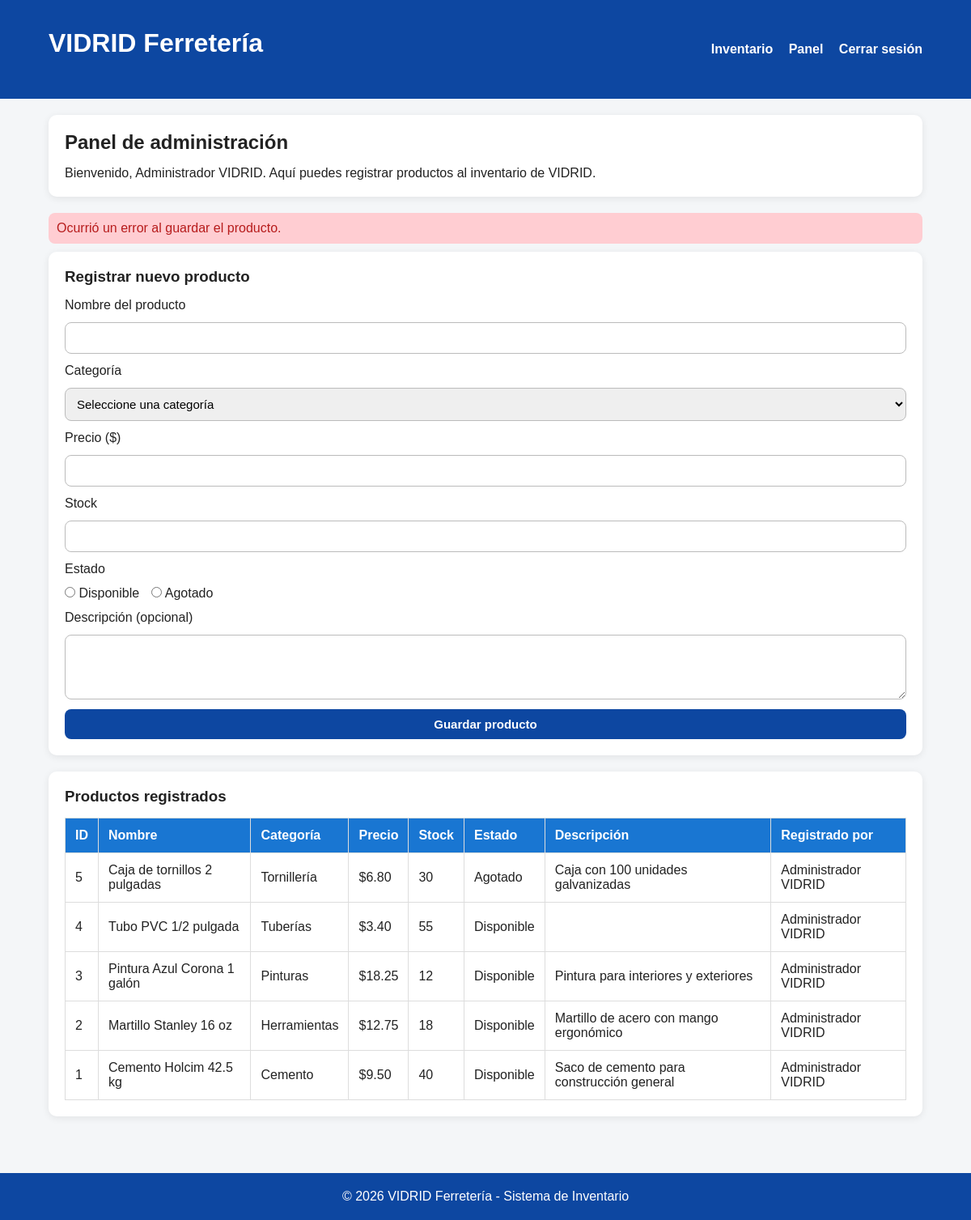
The app's page /dashboard.php?error=1 (signed in) with its own data.
### tables this page shows
CREATE TABLE productos (
    id_producto INT AUTO_INCREMENT PRIMARY KEY,
    nombre VARCHAR(100) NOT NULL,
    categoria VARCHAR(50) NOT NULL,
    precio DECIMAL(10,2) NOT NULL,
    stock INT NOT NULL,
    estado VARCHAR(20) NOT NULL,
    descripcion VARCHAR(255) NULL,
    fecha_registro TIMESTAMP DEFAULT CURRENT_TIMESTAMP,
    id_usuario INT NULL,
    CONSTRAINT fk_producto_usuario
        FOREIGN KEY (id_usuario) REFERENCES usuarios(id_usuario)
        ON DELETE SET NULL
        ON UPDATE CASCADE
);

CREATE TABLE usuarios (
    id_usuario INT AUTO_INCREMENT PRIMARY KEY,
    nombre VARCHAR(100) NOT NULL,
    correo VARCHAR(100) NOT NULL UNIQUE,
    clave VARCHAR(255) NOT NULL,
    rol VARCHAR(20) NOT NULL DEFAULT 'admin'
);

### dashboard.php (the view, shortened to what this page needs)
<?php
require_once("config/db.php");
include("includes/header.php");
$error = "";
if (isset($_GET["error"])) {
    $error = "Ocurrió un error al guardar el producto.";
}
$sql = "SELECT p.id_producto, p.nombre, p.categoria, p.precio, p.stock, p.estado, p.descripcion, u.nombre AS usuario
        FROM productos p
        LEFT JOIN usuarios u ON p.id_usuario = u.id_usuario
        ORDER BY p.id_producto DESC";
$stmt = $conexion->prepare($sql);
$stmt->execute();
$productos = $stmt->fetchAll(PDO::FETCH_ASSOC);
?>
<div class="card">
    <h2>Panel de administración</h2>
    <p>Bienvenido, <?= htmlspecialchars($_SESSION['usuario']) ?>. Aquí puedes registrar productos al inventario de VIDRID.</p>
</div>
<?php if (!empty($error)): ?>
    <div class="mensaje-error"><?= htmlspecialchars($error) ?></div>
<?php endif; ?>
<div class="card">
    <h3>Registrar nuevo producto</h3>
    <form action="guardar_producto.php" method="POST">
        <label for="nombre">Nombre del producto</label>
        <input type="text" id="nombre" name="nombre" maxlength="100" required>
        <label for="categoria">Categoría</label>
        <select id="categoria" name="categoria" required>
            <option value="">Seleccione una categoría</option>
        </select>
        <label for="precio">Precio ($)</label>
        <input type="number" id="precio" name="precio" step="0.01" min="0.01" required>
        <label for="stock">Stock</label>
        <input type="number" id="stock" name="stock" min="0" required>
        <label>Estado</label>
        <div class="radio-group">
            <label><input type="radio" name="estado" value="Disponible" required> Disponible</label>
            <label><input type="radio" name="estado" value="Agotado" required> Agotado</label>
        </div>
        <label for="descripcion">Descripción (opcional)</label>
        <textarea id="descripcion" name="descripcion" maxlength="255"></textarea>
        <button type="submit">Guardar producto</button>
    </form>
</div>
<div class="card">
    <h3>Productos registrados</h3>
    <table>
        <thead>
            <tr>
                <th>ID</th>
                <th>Nombre</th>
                <th>Categoría</th>
                <th>Precio</th>
                <th>Stock</th>
                <th>Estado</th>
                <th>Descripción</th>
                <th>Registrado por</th>
            </tr>
        </thead>
        <tbody>
            <?php foreach ($productos as $producto): ?>
                <tr>
                    <td><?= htmlspecialchars($producto["id_producto"]) ?></td>
                    <td><?= htmlspecialchars($producto["nombre"]) ?></td>
                    <td><?= htmlspecialchars($producto["categoria"]) ?></td>
                    <td>$<?= htmlspecialchars($producto["precio"]) ?></td>
                    <td><?= htmlspecialchars($producto["stock"]) ?></td>
                    <td><?= htmlspecialchars($producto["estado"]) ?></td>
                    <td><?= htmlspecialchars($producto["descripcion"]) ?></td>
                    <td><?= htmlspecialchars($producto["usuario"]) ?></td>
                </tr>
            <?php endforeach; ?>
        </tbody>
    </table>
</div>
<?php include("includes/footer.php"); ?>

### assets/css/style.css (style rules this page uses)
* { margin: 0; padding: 0; box-sizing: border-box; font-family: Arial, sans-serif; }
body { background: #f4f6f8; color: #222; }
h1, h2, h3 { margin-bottom: 15px; }
.card { background: white; padding: 20px; border-radius: 10px; box-shadow: 0 2px 10px rgba(0,0,0,0.08); margin-bottom: 20px; }
form { display: grid; gap: 12px; }
input, select, textarea, button { padding: 10px; border: 1px solid #bbb; border-radius: 8px; font-size: 15px; }
textarea { resize: vertical; min-height: 80px; }
button { background: #0d47a1; color: white; border: none; cursor: pointer; font-weight: bold; }
table { width: 100%; border-collapse: collapse; background: white; }
table th, table td { padding: 12px; border: 1px solid #ddd; text-align: left; }
table th { background: #1976d2; color: white; }
.mensaje-error { background: #ffcdd2; color: #b71c1c; padding: 10px; border-radius: 8px; margin-bottom: 10px; }
.radio-group { display: flex; gap: 15px; align-items: center; }

### records on screen
productos: id_producto "5", nombre "Caja de tornillos 2 pulgadas", categoria "Tornillería", precio "6.80", stock "30", estado "Agotado", descripcion "Caja con 100 unidades galvanizadas", id_usuario.nombre "Administrador VIDRID"
productos: id_producto "4", nombre "Tubo PVC 1/2 pulgada", categoria "Tuberías", precio "3.40", stock "55", estado "Disponible", id_usuario.nombre "Administrador VIDRID"
productos: id_producto "3", nombre "Pintura Azul Corona 1 galón", categoria "Pinturas", precio "18.25", stock "12", estado "Disponible", descripcion "Pintura para interiores y exteriores", id_usuario.nombre "Administrador VIDRID"
productos: id_producto "2", nombre "Martillo Stanley 16 oz", categoria "Herramientas", precio "12.75", stock "18", estado "Disponible", descripcion "Martillo de acero con mango ergonómico", id_usuario.nombre "Administrador VIDRID"
productos: id_producto "1", nombre "Cemento Holcim 42.5 kg", categoria "Cemento", precio "9.50", stock "40", estado "Disponible", descripcion "Saco de cemento para construcción general", id_usuario.nombre "Administrador VIDRID"

### other values on screen
$_SESSION['usuario'] "Administrador VIDRID"
$error "Ocurrió un error al guardar el producto."
